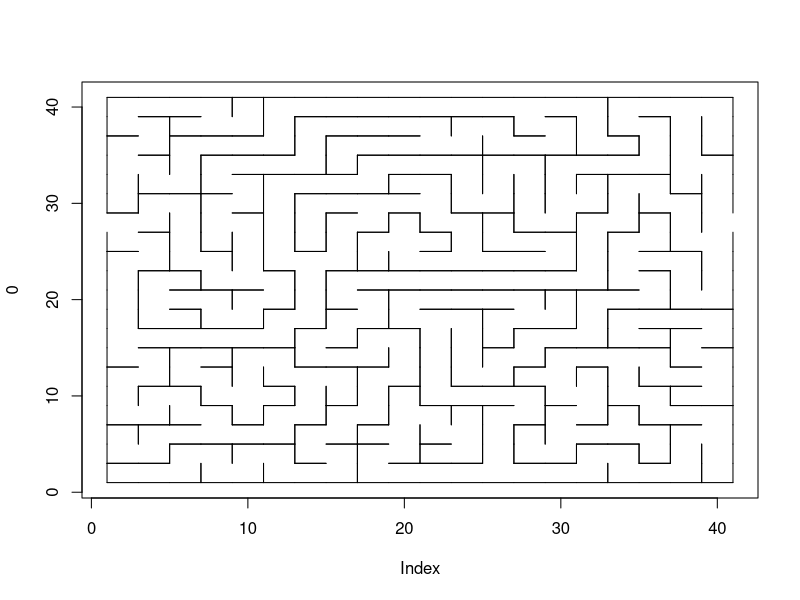

Generate this figure with R:
checkSurrounding = function(x,y,mat){
	cleft = (2*(x-1) > 0) && (mat[2*(x-1),2*y] == 0)
	cright = (2*(x+1) < ncol(mat)) && (mat[2*(x+1),2*y] == 0)
	cup = (2*(y-1) > 0) && (mat[2*x,2*(y-1)] == 0)
	cdown = (2*(y+1) < nrow(mat)) && (mat[2*x,2*(y+1)] == 0)
	
	dirs = c("l","r","u","d")
	chs = c(cleft,cright,cup,cdown)
	
	return(dirs[which(chs)])
}

coln = 20
rown = 20

a = matrix(1,ncol=2*coln+1,nrow=2*rown+1)

for(i in seq(2,nrow(a),by=2)){
	for(j in seq(2,ncol(a),by=2)){
		a[i,j] = 0
	}
}

a[2*sample(1:rown,1),1] = 0
a[2*sample(1:coln,1),ncol(a)] = 0

posx = 1
posy = 1

check = TRUE
path = c()

while(check){
	path = rbind(c(posx,posy),path)
	a[2*posx,2*posy] = 1
	sur = checkSurrounding(posx,posy,a)
	
	if(length(sur)>0){
		s = sample(sur,1)
		if(s=="l"){
			posx = posx - 1
			a[2*posx+1,2*posy] = 0
		}else if(s=="r"){
			posx = posx + 1
			a[2*posx-1,2*posy] = 0
		}else if(s=="u"){
			posy = posy - 1
			a[2*posx,2*posy+1] = 0
		}else if(s=="d"){
			posy = posy + 1
			a[2*posx,2*posy-1] = 0
		}
		
	}else{
		
		path = rbind(path[-1,])
		
		if(length(path)==0){
			check = FALSE
		}else{
			posx = path[1,1]
			posy = path[1,2]
			path = rbind(path[-1,])
		}
	}
}

##pdf("C:/Users/murat/Desktop/maze.pdf")
plot(0,xlim=c(1,ncol(a)),ylim=c(1,nrow(a)),col="white")

for(i in seq(2,nrow(a),by=2)){
	for(j in seq(2,ncol(a),by=2)){
		if(a[i-1,j] == 1){
			lines(c(j-1,j+1),c(i-1,i-1))
		}
		if(a[i+1,j] == 1){
			lines(c(j-1,j+1),c(i+1,i+1))
		}
		if(a[i,j-1] == 1){
			lines(c(j-1,j-1),c(i-1,i+1))
		}
		if(a[i,j+1] == 1){
			lines(c(j+1,j+1),c(i-1,i+1))
		}
	}
}
##dev.off()

